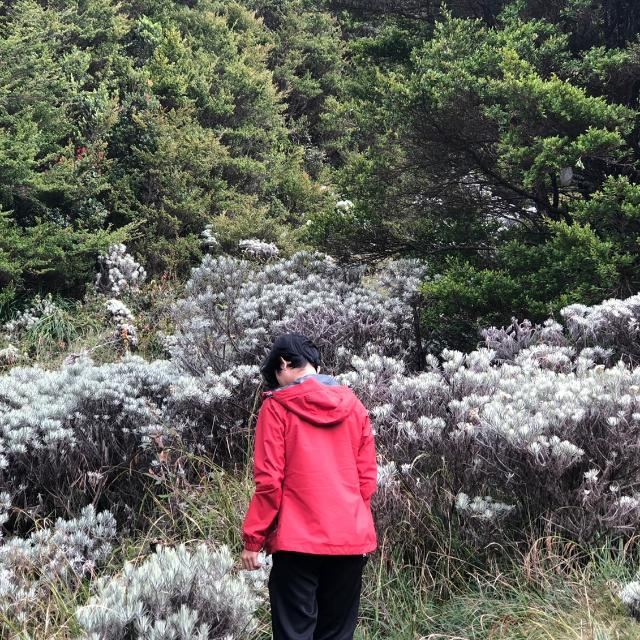
#> input picture PCD/Praktikum 7/rahmat.jpg, 640 x 640 px, found by its file name; the run also reads 1 picture not shown here
$ jupyter execute crop.ipynb   (shell and % lines are left out)
#> lines starting #> are read from the running program, lines starting #| are printed output that depends on the picture
[cell 1]
import matplotlib.pyplot as plt

from skimage import data
from skimage.io import imread
from skimage.color import rgb2gray
from skimage.util import invert

import numpy as np
# Percobaan 1 - Cropping Image

# membaca file citra dan membuatnya dengan variabel
img1 = imread("rahmat.jpg")
#> img1 is the input picture: shape (640, 640, 3); mean R, G, B 103, 98.2, 91.2
img2 = imread("rahmat2.jpg")

# membuat variabel citra namun citra asli dipotong
img1crop = img1.copy()
img1crop = img1crop[0:256,64:320] # letak pemotongan sb x , sb y
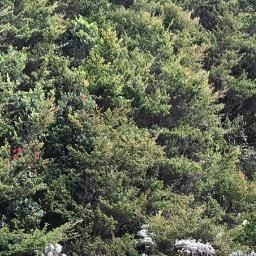
#> img1crop: shape (256, 256, 3); mean R, G, B 97.9, 104.5, 81.3

# membuat variabel citra namun citra asli dipotong
img2crop = img2.copy()
img2crop = img2crop[64:256,128:320] # letak pemotongan sb x , sb y
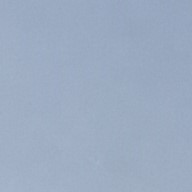
#> img2crop: shape (192, 192, 3); mean of channels 0, 1, 2 156.2, 171.8, 193.8; drawn as R, G, B

# mencetak ukuran img 1 dan img 2
print('Ukuran img 1 : ',img1.shape)
#| Ukuran img 1 :  (640, 640, 3)
print('Ukuran img 1 crop : ',img1crop.shape)
#| Ukuran img 1 crop :  (256, 256, 3)
print('Ukuran img 2 : ',img2.shape)
#| Ukuran img 2 :  (5260, 6784, 3)
print('Ukuran img 2 crop : ',img2crop.shape)
#| Ukuran img 2 crop :  (192, 192, 3)

# membuat figure dengan 2 baris 2 kolom dengan ukuran 12x12
fig, axes = plt.subplots(2, 2, figsize=(12, 12))
ax = axes.ravel()

# posisi baris 1 kolom 1
ax[0].imshow(img1)
ax[0].set_title("Citra Input 1") # menampilkan img1
# posisi baris 1 kolom 2
ax[1].imshow(img2, cmap='gray') # menampilkan img2
ax[1].set_title('Citra Input 2')
# posisi baris 2 kolom 1
ax[2].imshow(img1crop)
ax[2].set_title("Citra Output 1") # menampilkan img1crop
# posisi baris 2 kolom 2
ax[3].imshow(img2crop, cmap='gray') # menampilkan img2crop
ax[3].set_title('Citra Output 2')


# Percobaan 2 - Citra Negative

#membuat img1crop berwarna negatif
inv = invert(img1crop)
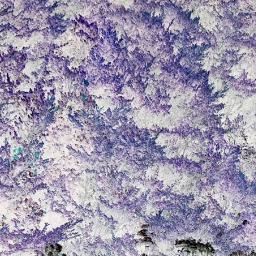
#> inv: shape (256, 256, 3); mean R, G, B 157.1, 150.5, 173.7

#mencetak ukuran img1crop dan img1crop negatif
print('Shape Input : ', img1crop.shape)
#| Shape Input :  (256, 256, 3)
print('Shape Output : ',inv.shape)
#| Shape Output :  (256, 256, 3)

# membuat figure dengan 2 baris 2 kolom dengan ukuran 12x12
fig, axes = plt.subplots(2, 2, figsize=(12, 12))
ax = axes.ravel()

ax[0].imshow(img1crop)
ax[0].set_title("Citra Input")

ax[1].hist(img1crop.ravel(), bins=256) # menampilkan histogram img1crop
ax[1].set_title('Histogram Input')

ax[2].imshow(inv)
ax[2].set_title('Citra Output (Inverted Image)')

ax[3].hist(inv.ravel(), bins=256)  # menampilkan histogram img1crop negatif
ax[3].set_title('Histogram Output')

# membuat variabel  img2crop2 dalam bentuk array
img2crop2 = np.array(img2crop, dtype=float)

for baris in range(0, img2crop2.shape[0]-1):
    for kolom in range(0, img2crop2.shape[1]-1):
        img2crop2[baris, kolom] + 100

# membuat figure dengan 2 baris 2 kolom dengan ukuran 12x12
fig, axes = plt.subplots(2, 2, figsize=(12, 12))
ax = axes.ravel()

ax[0].imshow(img2crop, cmap='gray')
ax[0].set_title("Citra Input")

ax[1].hist(img2crop2.ravel(), bins=256)
ax[1].set_title('Histogram Input')

ax[2].imshow(img2crop2, cmap='gray')
ax[2].set_title('Citra Output (Brightnes)')

ax[3].hist(img2crop2.ravel(), bins=256)
ax[3].set_title('Histogram Output')
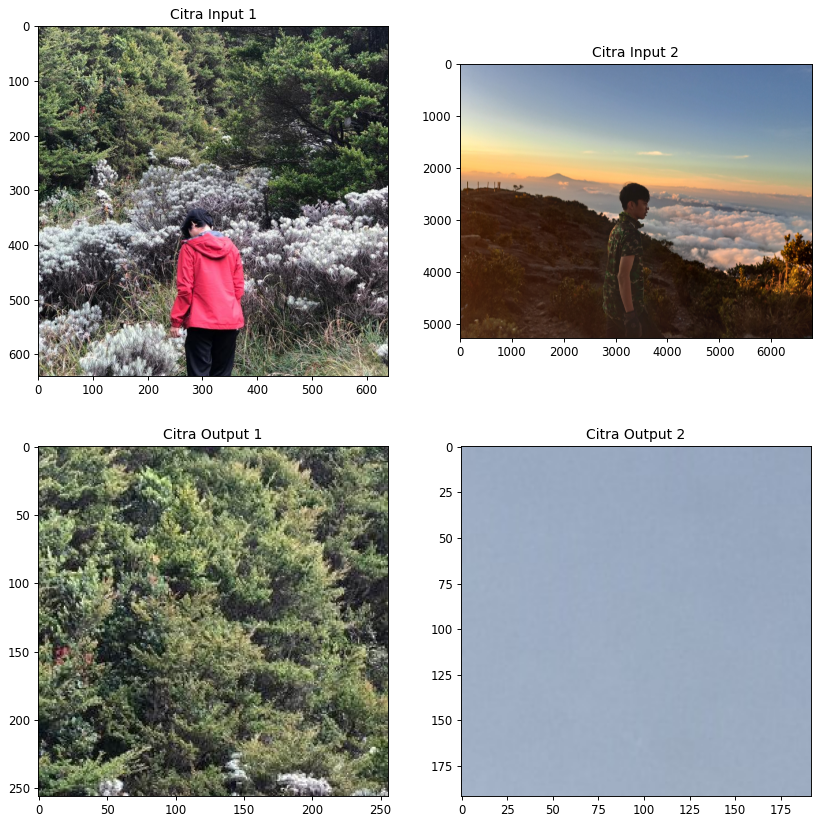
#> figure drawn by matplotlib, 4 panels
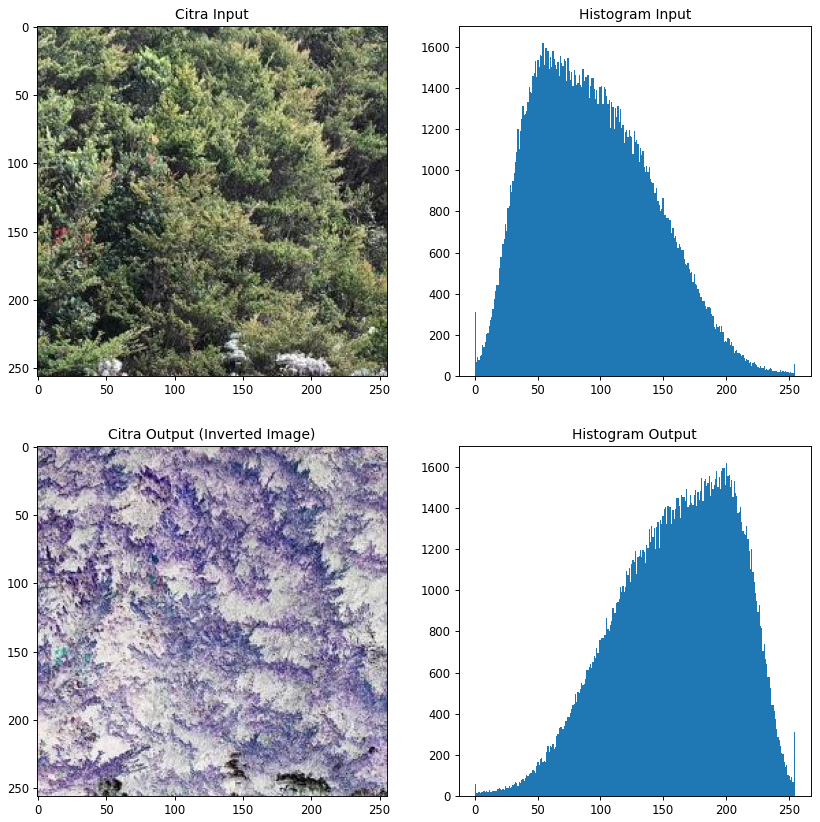
#> figure drawn by matplotlib, 4 panels; panel 2: tallest bar 1621 high, from x = 53.79 to 54.79; panel 4: tallest bar 1621 high, from x = 200.2 to 201.2
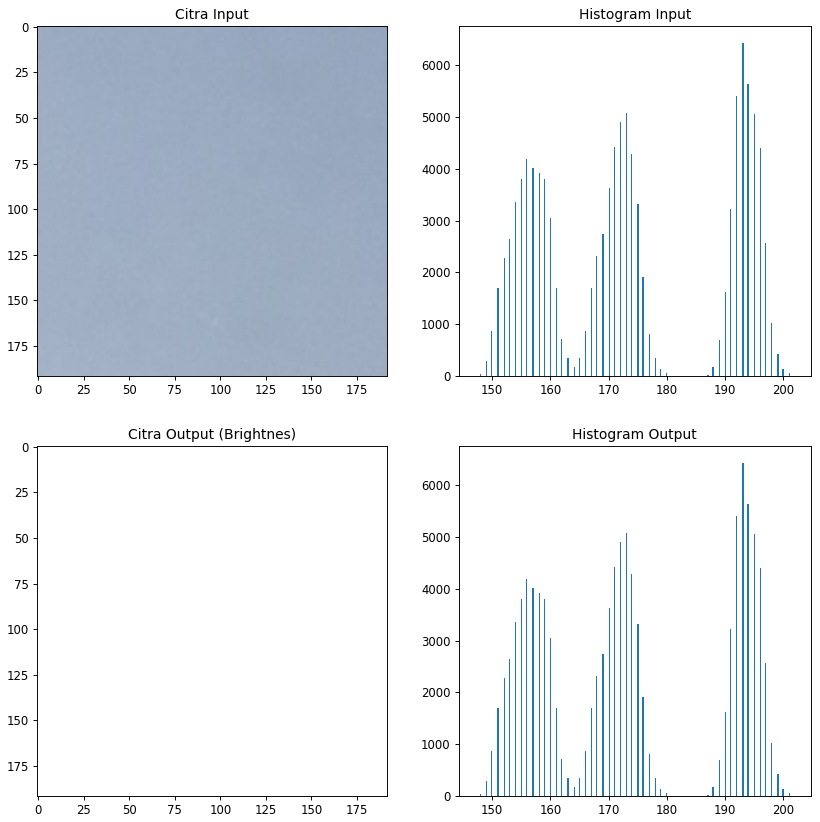
#> figure drawn by matplotlib, 4 panels; panel 2: tallest bar 6432 high, from x = 193 to 193.2; panel 4: tallest bar 6432 high, from x = 193 to 193.2
